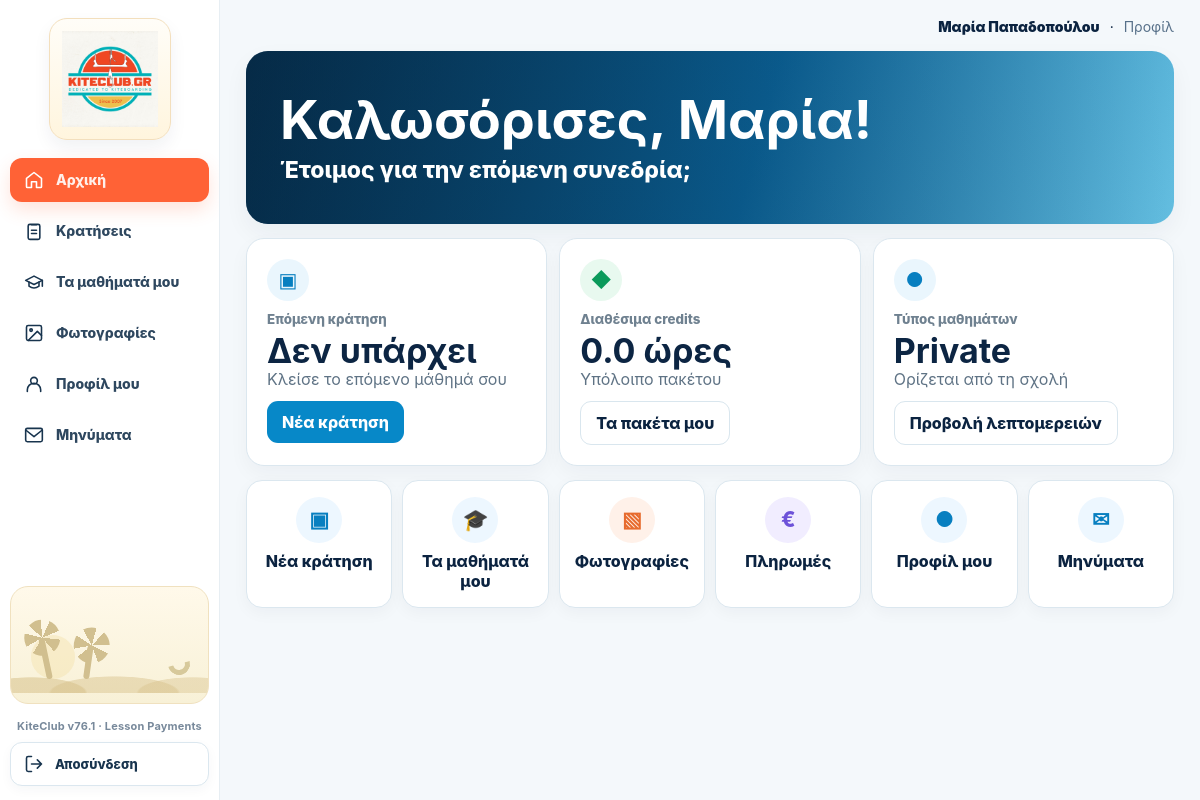
The page /student/home (signed in) on the database its author committed.
### tables this page shows
CREATE TABLE users(
      id INTEGER PRIMARY KEY, name TEXT, email TEXT UNIQUE, phone TEXT,
      role TEXT NOT NULL, password_hash TEXT NOT NULL, active INTEGER DEFAULT 1
    , profile_photo TEXT, surname TEXT, instagram TEXT);

CREATE TABLE students(
      user_id INTEGER PRIMARY KEY, credits REAL DEFAULT 0, level TEXT DEFAULT 'Beginner'
    , student_code TEXT, lesson_type TEXT DEFAULT 'private', group_id INTEGER, crew_member INTEGER DEFAULT 0, crew_start_date TEXT, crew_end_date TEXT, crew_fee REAL DEFAULT 0);

### app.py (the view)
@app.route("/student/home")
def student_home():
    u=current_user()
    if not u or u["role"]!="student": return redirect(url_for("login"))
    con=db()
    st=con.execute("""SELECT s.*,u.name,u.surname,u.email,u.phone,u.instagram,u.profile_photo FROM students s JOIN users u ON u.id=s.user_id WHERE s.user_id=?""",(u["id"],)).fetchone()
    now_dt=datetime.now()
    rows=con.execute("""
      SELECT b.*,COALESCE(bp.attendance_status,b.status) participant_status,sl.lesson_date,sl.start_time,
             ins.name instructor,ins.surname instructor_surname,COALESCE(day_sp.name,slot_sp.name) spot
      FROM booking_participants bp
      JOIN bookings b ON b.id=bp.booking_id
      JOIN slots sl ON sl.id=b.slot_id
      JOIN users ins ON ins.id=sl.instructor_id
      JOIN spots slot_sp ON slot_sp.id=sl.spot_id
      LEFT JOIN day_spots ds ON ds.lesson_date=sl.lesson_date
      LEFT JOIN spots day_sp ON day_sp.id=ds.spot_id
      WHERE bp.student_id=? ORDER BY sl.lesson_date,sl.start_time
    """,(u["id"],)).fetchall()
    upcoming=[]
    for row in rows:
        try: dt=datetime.strptime(f"{row['lesson_date']} {row['start_time']}","%Y-%m-%d %H:%M")
        except Exception: continue
        status=row["participant_status"] or row["status"]
        if status in ("confirmed","pending_payment") and dt>=now_dt:
            upcoming.append(dict(row))
    photos=con.execute("SELECT * FROM student_photos WHERE student_id=? ORDER BY COALESCE(photo_date,'') DESC,created_at DESC,id DESC LIMIT 6",(u["id"],)).fetchall()
    con.close()
    return render_template("student_home.html",student=st,upcoming=upcoming,student_photos=photos,student_nav="home")

### app.py (called while the page is built)
@app.before_request
def enforce_csrf():
    if request.method in ("POST", "PUT", "PATCH", "DELETE"):
        supplied = request.form.get("_csrf_token") or request.headers.get("X-CSRF-Token", "")
        expected = session.get("_csrf_token", "")
        if not supplied or not expected or not hmac.compare_digest(supplied, expected):
            abort(400, description="Invalid or missing security token. Refresh the page and try again.")

@app.after_request
def security_headers(response):
    response.headers["X-Content-Type-Options"] = "nosniff"
    response.headers["Referrer-Policy"] = "strict-origin-when-cross-origin"
    response.headers["X-Frame-Options"] = "DENY"
    response.headers["Permissions-Policy"] = "camera=(), microphone=(), geolocation=()"
    response.headers["Cache-Control"] = "no-store" if session.get("uid") else "no-cache"
    if request.is_secure:
        response.headers["Strict-Transport-Security"] = "max-age=31536000; includeSubDomains"
    return response

def db():
    con = sqlite3.connect(DB, timeout=15)
    con.execute("PRAGMA busy_timeout=15000")
    con.row_factory = sqlite3.Row
    return con

def current_user():
    if not session.get("uid"): return None
    con=db()
    u=con.execute("SELECT * FROM users WHERE id=?",(session["uid"],)).fetchone()
    con.close()
    if u and not u["active"]:
        session.clear()
        return None
    if u:
        session["role"]=u["role"]
        session.permanent=True
    return u

@app.context_processor
def inject():
    me=current_user()
    unread=0
    if me:
        con=db()
        unread=con.execute("SELECT COUNT(*) n FROM messages WHERE recipient_id=? AND read_at IS NULL",(me["id"],)).fetchone()["n"]
        con.close()
    return {"me": me, "message_unread_count": unread, "booking_state_meta": booking_state_meta, "app_version": APP_VERSION}

### templates/student_home.html (shortened to what this page needs)
{% extends "base.html" %}{% block content %}
<link rel="stylesheet" href="{{ url_for('static', filename='student-portal.css') }}">
<link rel="stylesheet" href="{{url_for('static',filename='role-sidebar-v3.css')}}?v=3">
<div class="student-portal-shell">
  {% set student_nav='home' %}{% include '_student_portal_sidebar.html' %}
  <main class="student-portal-main">
    <div class="student-portal-top"><strong>{{student.name}}{% if student.surname %} {{student.surname}}{% endif %}</strong> · <a href="{{url_for('student_profile')}}">Προφίλ</a></div>
    <div class="student-portal-content">
      <section class="sp-hero">
        {% set hero_photo = student_photos[0] if student_photos else none %}
        <div class="sp-welcome " >
          <div class="sp-welcome-copy"><h1>Καλωσόρισες, {{student.name}}!</h1><p>Έτοιμος για την επόμενη συνεδρία;</p></div>
        </div>
      </section>
      <div class="sp-home-cards">
        <article class="sp-home-card"><div class="ico">▣</div><small>Επόμενη κράτηση</small>{% if upcoming %}<b>{{upcoming[0].lesson_date|gr_date}}</b><div>{{upcoming[0].start_time|hm24}} · {{upcoming[0].spot}}</div><a class="btn" href="{{url_for('student')}}">Προβολή κράτησης</a>{% else %}<b>Δεν υπάρχει</b><div class="muted">Κλείσε το επόμενο μάθημά σου</div><a class="btn" href="{{url_for('student')}}">Νέα κράτηση</a>{% endif %}</article>
        <article class="sp-home-card"><div class="ico" style="background:#e8f9ef;color:#0b9a5b">◆</div><small>Διαθέσιμα credits</small><b>{{student.credits}} ώρες</b><div class="muted">Υπόλοιπο πακέτου</div><a class="btn alt" href="{{url_for('student_profile')}}#payments">Τα πακέτα μου</a></article>
        <article class="sp-home-card"><div class="ico">●</div><small>Τύπος μαθημάτων</small><b>{{'Private' if student.lesson_type=='private' else ('2P Group' if student.lesson_type=='2p' else '3P Group')}}</b><div class="muted">Ορίζεται από τη σχολή</div><a class="btn alt" href="{{url_for('student_profile')}}">Προβολή λεπτομερειών</a></article>
      </div>
      <div class="sp-quick">
        <a href="{{url_for('student')}}"><span class="qicon">▣</span>Νέα κράτηση</a>
        <a href="{{url_for('student_profile')}}#lessons"><span class="qicon">🎓</span>Τα μαθήματά μου</a>
        <a href="{{url_for('student_profile')}}#photos"><span class="qicon" style="background:#fff1e9;color:#e76b2e">▧</span>Φωτογραφίες</a>
        <a href="{{url_for('student_profile')}}#payments"><span class="qicon" style="background:#f1edff;color:#6d52d9">€</span>Πληρωμές</a>
        <a href="{{url_for('student_profile')}}"><span class="qicon">●</span>Προφίλ μου</a>
        <a href="{{url_for('student_messages')}}"><span class="qicon">✉</span>Μηνύματα{% if message_unread_count %} ({{message_unread_count}}){% endif %}</a>
      </div>
    </div>
  </main>
</div>
{% endblock %}

### static/student-portal.css (style rules this page uses)
:root { --sp-navy:#0a2742;--sp-orange:#ff6236;--sp-orange2:#ff8450;--sp-blue:#1494dc;--sp-line:#dbe7ef;--sp-soft:#f4f8fb;--sp-text:#0b2340;--sp-muted:#6f8190;--sp-green:#0b9a5b;--sp-cream:#fffaf0;--sp-card:#ffffff }
body.student-portal-body { background:var(--sp-soft) }
.student-portal-shell { min-height:100vh;display:grid;grid-template-columns:220px minmax(0,1fr) }
.student-portal-main { min-width:0;padding:18px 26px 44px }
.student-portal-top { max-width:1300px;margin:0 auto 16px;display:flex;justify-content:flex-end;align-items:center;gap:10px;color:var(--sp-text);font-size:14px }
.student-portal-top strong { font-weight:900 }
.student-portal-top a { text-decoration:none;color:#577089 }
.student-portal-content { max-width:1300px;margin:0 auto }
.sp-hero { border-radius:22px;overflow:hidden;box-shadow:0 10px 24px rgba(7,36,63,.05) }
.sp-welcome { min-height:170px;padding:40px 34px;display:flex;align-items:center;position:relative;background:linear-gradient(105deg,#07365a 0%,#0c6ba5 55%,#69c7ea 100%);color:#fff;overflow:hidden }
.sp-welcome:after { content:"";position:absolute;inset:0;background:linear-gradient(90deg,rgba(4,29,48,.46),rgba(4,29,48,.05));pointer-events:none }
.sp-welcome-copy { position:relative;z-index:1;max-width:680px }
.sp-welcome h1 { font-size:54px;line-height:1.06;margin:0 0 8px;color:#fff }
.sp-welcome p { font-size:23px;margin:0;font-weight:760 }
.sp-home-cards { display:grid;grid-template-columns:repeat(3,minmax(0,1fr));gap:12px;margin-top:14px }
.sp-home-card { background:var(--sp-card);border:1px solid var(--sp-line);border-radius:18px;padding:20px;box-shadow:0 8px 20px rgba(7,36,63,.04) }
.sp-home-card .ico { width:42px;height:42px;border-radius:50%;display:flex;align-items:center;justify-content:center;background:#eaf6fd;color:#087fc0;font-size:20px;margin-bottom:10px }
.sp-home-card small { display:block;color:var(--sp-muted);font-weight:850;margin-bottom:6px }
.sp-home-card b { font-size:34px;line-height:1.05;display:block;color:#0c2543 }
.sp-home-card div { color:#5f7385 }
.sp-home-card .btn { margin-top:12px }
.sp-quick { display:grid;grid-template-columns:repeat(6,minmax(0,1fr));gap:10px;margin-top:14px }
.sp-quick a { background:#fff;border:1px solid var(--sp-line);border-radius:16px;padding:16px 10px;text-decoration:none;text-align:center;font-weight:850;color:var(--sp-text);box-shadow:0 5px 16px rgba(7,36,63,.04) }
.sp-quick .qicon { display:flex;width:46px;height:46px;border-radius:50%;margin:0 auto 8px;background:#edf7ff;color:#087fc0;align-items:center;justify-content:center;font-size:21px }

### templates/base.html (style rules this page uses)
:root { --n:#0b2340;--b:#0788c8;--bg:#f3f8fb;--g:#dff7e8;--gt:#0c7c46;--r:#ffe3e6;--rt:#bd3541;--o:#fff0d6;--ot:#a86100;--l:#d9e6ee;--m:#6f8190 }
* { box-sizing:border-box }
body { margin:0;background:var(--bg);color:var(--n);font-family:Inter,system-ui,-apple-system,Segoe UI,sans-serif }
a { color:inherit }
h1 { font-size:28px;margin:0 0 6px }
.muted { color:var(--m) }
.btn { border:0;border-radius:11px;padding:11px 15px;font-weight:800;cursor:pointer;background:var(--b);color:#fff;text-decoration:none;display:inline-block }
.btn.alt { background:#fff;color:var(--n);border:1px solid var(--l) }

### rows shown on the page
users: name "Μαρία", surname "Παπαδοπούλου"
students: credits "0.0", lesson_type "Private"

### other values the page prints
{{ app_version }} "KiteClub v76.1 · Lesson Payments"
